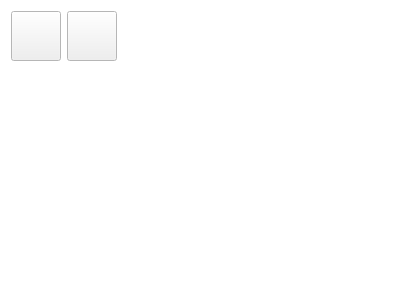
<?xml version="1.0" encoding="UTF-8"?>
<ui version="4.0">
 <class>VMainWindow</class>
 <widget class="QWidget" name="VMainWindow">
  <property name="geometry">
   <rect>
    <x>0</x>
    <y>0</y>
    <width>400</width>
    <height>300</height>
   </rect>
  </property>
  <property name="palette">
   <palette>
    <active>
     <colorrole role="Base">
      <brush brushstyle="SolidPattern">
       <color alpha="255">
        <red>255</red>
        <green>255</green>
        <blue>255</blue>
       </color>
      </brush>
     </colorrole>
     <colorrole role="Window">
      <brush brushstyle="SolidPattern">
       <color alpha="255">
        <red>255</red>
        <green>255</green>
        <blue>255</blue>
       </color>
      </brush>
     </colorrole>
    </active>
    <inactive>
     <colorrole role="Base">
      <brush brushstyle="SolidPattern">
       <color alpha="255">
        <red>255</red>
        <green>255</green>
        <blue>255</blue>
       </color>
      </brush>
     </colorrole>
     <colorrole role="Window">
      <brush brushstyle="SolidPattern">
       <color alpha="255">
        <red>255</red>
        <green>255</green>
        <blue>255</blue>
       </color>
      </brush>
     </colorrole>
    </inactive>
    <disabled>
     <colorrole role="Base">
      <brush brushstyle="SolidPattern">
       <color alpha="255">
        <red>255</red>
        <green>255</green>
        <blue>255</blue>
       </color>
      </brush>
     </colorrole>
     <colorrole role="Window">
      <brush brushstyle="SolidPattern">
       <color alpha="255">
        <red>255</red>
        <green>255</green>
        <blue>255</blue>
       </color>
      </brush>
     </colorrole>
    </disabled>
   </palette>
  </property>
  <property name="windowTitle">
   <string>Server</string>
  </property>
  <property name="autoFillBackground">
   <bool>true</bool>
  </property>
  <layout class="QGridLayout" name="gridLayout">
   <item row="1" column="0">
    <widget class="QPushButton" name="pushButton">
     <property name="minimumSize">
      <size>
       <width>50</width>
       <height>50</height>
      </size>
     </property>
     <property name="maximumSize">
      <size>
       <width>50</width>
       <height>50</height>
      </size>
     </property>
     <property name="text">
      <string/>
     </property>
     <property name="icon">
      <iconset resource="../../icons.qrc">
       <normaloff>:/new/prefix1/icons/report.png</normaloff>:/new/prefix1/icons/report.png</iconset>
     </property>
     <property name="iconSize">
      <size>
       <width>50</width>
       <height>50</height>
      </size>
     </property>
    </widget>
   </item>
   <item row="2" column="0" colspan="3">
    <widget class="QScrollArea" name="clientsScrollArea">
     <property name="palette">
      <palette>
       <active>
        <colorrole role="Base">
         <brush brushstyle="SolidPattern">
          <color alpha="255">
           <red>255</red>
           <green>255</green>
           <blue>255</blue>
          </color>
         </brush>
        </colorrole>
        <colorrole role="Window">
         <brush brushstyle="SolidPattern">
          <color alpha="255">
           <red>255</red>
           <green>255</green>
           <blue>255</blue>
          </color>
         </brush>
        </colorrole>
       </active>
       <inactive>
        <colorrole role="Base">
         <brush brushstyle="SolidPattern">
          <color alpha="255">
           <red>255</red>
           <green>255</green>
           <blue>255</blue>
          </color>
         </brush>
        </colorrole>
        <colorrole role="Window">
         <brush brushstyle="SolidPattern">
          <color alpha="255">
           <red>255</red>
           <green>255</green>
           <blue>255</blue>
          </color>
         </brush>
        </colorrole>
       </inactive>
       <disabled>
        <colorrole role="Base">
         <brush brushstyle="SolidPattern">
          <color alpha="255">
           <red>255</red>
           <green>255</green>
           <blue>255</blue>
          </color>
         </brush>
        </colorrole>
        <colorrole role="Window">
         <brush brushstyle="SolidPattern">
          <color alpha="255">
           <red>255</red>
           <green>255</green>
           <blue>255</blue>
          </color>
         </brush>
        </colorrole>
       </disabled>
      </palette>
     </property>
     <property name="autoFillBackground">
      <bool>true</bool>
     </property>
     <property name="frameShape">
      <enum>QFrame::NoFrame</enum>
     </property>
     <property name="frameShadow">
      <enum>QFrame::Plain</enum>
     </property>
     <property name="lineWidth">
      <number>0</number>
     </property>
     <property name="widgetResizable">
      <bool>true</bool>
     </property>
     <widget class="QWidget" name="clientsScrollAreaWidgetContents">
      <property name="geometry">
       <rect>
        <x>0</x>
        <y>0</y>
        <width>392</width>
        <height>238</height>
       </rect>
      </property>
      <property name="palette">
       <palette>
        <active>
         <colorrole role="Base">
          <brush brushstyle="SolidPattern">
           <color alpha="255">
            <red>255</red>
            <green>255</green>
            <blue>255</blue>
           </color>
          </brush>
         </colorrole>
         <colorrole role="Window">
          <brush brushstyle="SolidPattern">
           <color alpha="255">
            <red>255</red>
            <green>255</green>
            <blue>255</blue>
           </color>
          </brush>
         </colorrole>
        </active>
        <inactive>
         <colorrole role="Base">
          <brush brushstyle="SolidPattern">
           <color alpha="255">
            <red>255</red>
            <green>255</green>
            <blue>255</blue>
           </color>
          </brush>
         </colorrole>
         <colorrole role="Window">
          <brush brushstyle="SolidPattern">
           <color alpha="255">
            <red>255</red>
            <green>255</green>
            <blue>255</blue>
           </color>
          </brush>
         </colorrole>
        </inactive>
        <disabled>
         <colorrole role="Base">
          <brush brushstyle="SolidPattern">
           <color alpha="255">
            <red>255</red>
            <green>255</green>
            <blue>255</blue>
           </color>
          </brush>
         </colorrole>
         <colorrole role="Window">
          <brush brushstyle="SolidPattern">
           <color alpha="255">
            <red>255</red>
            <green>255</green>
            <blue>255</blue>
           </color>
          </brush>
         </colorrole>
        </disabled>
       </palette>
      </property>
      <property name="autoFillBackground">
       <bool>false</bool>
      </property>
     </widget>
    </widget>
   </item>
   <item row="1" column="1">
    <widget class="QPushButton" name="pushButton_2">
     <property name="minimumSize">
      <size>
       <width>50</width>
       <height>50</height>
      </size>
     </property>
     <property name="maximumSize">
      <size>
       <width>50</width>
       <height>50</height>
      </size>
     </property>
     <property name="text">
      <string/>
     </property>
     <property name="icon">
      <iconset resource="../../icons.qrc">
       <normaloff>:/new/prefix1/icons/exit.png</normaloff>:/new/prefix1/icons/exit.png</iconset>
     </property>
     <property name="iconSize">
      <size>
       <width>50</width>
       <height>50</height>
      </size>
     </property>
    </widget>
   </item>
  </layout>
 </widget>
 <resources>
  <include location="../../icons.qrc"/>
 </resources>
 <connections/>
</ui>
